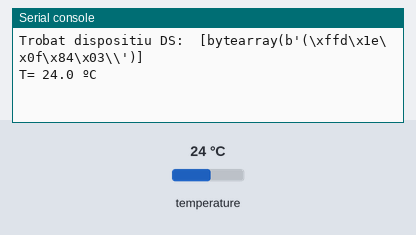
Recording of a program running on a simulated ESP32 board running MicroPython. Parts: the last lines printed to the serial console. The inputs (shaded band) are chosen by the test bench; at power-on: temperature 24 °C.

Above: at 1.2 s.
1.3 s: temperature set to 12 °C
At 7.3 s:
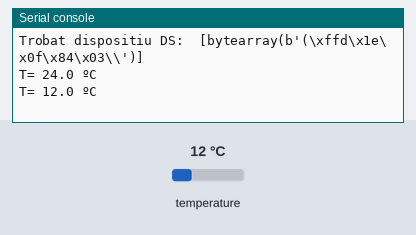
7.7 s: temperature set to 19 °C
At 12.7 s:
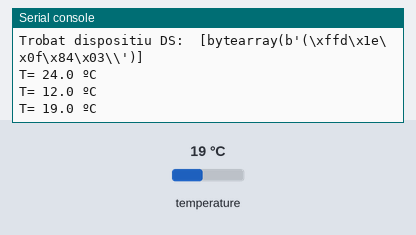
Timing chart, 0 to 14.2 s (numbered marks = the images above; inputs shaded):
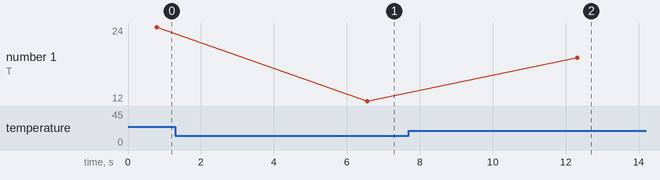

The program:

DS18B20_1.py
```python
""" Programa senzill per mostrar la temperatura si només utilitzem 1 sensor DS18B20 """

# importa mòduls:
import onewire, ds18x20    # per interactuar amb el sensor DS18B20
from machine import Pin    # per interactuar amb els GPIO
from time import sleep     # per definir pauses

# creació d'objecte ds18x20 associat al pin de connexió del sensor:
sensor = ds18x20.DS18X20(onewire.OneWire(Pin(4)))

# cerca l'objecte definit i desa la seva adreça dins la variable adreça, que té format de llista:
adreça = sensor.scan()
print('Trobat dispositiu DS: ', adreça)    # mostra l'adreça trobada

while True:
    sensor.convert_temp()     # llegeix el sensor i converteix les dades
    sleep (0.75)              # cal donar temps a realitzar l'acció anterior
    # variable per desar la temperatura llegida pel sensor:
    temperatura = sensor.read_temp(adreça[0])  # tot i que només hi hagi un element, la variable adreça té format de lista
    # mostra les temperatures (magnitud, valor i unitat):
    print ('T=', temperatura, 'ºC')
    sleep (5)                 # interval d'actualització: 5 segons
```

Measured:
- after the input at 1.3 s, the serial console: prints a new line after 5.3 s (image 1)
- after the input at 7.7 s, the serial console: prints a new line after 4.6 s (image 2)
- plotted number 1: 24 → 12 after the input at 1.3 s, 12 → 19 after the input at 7.7 s
